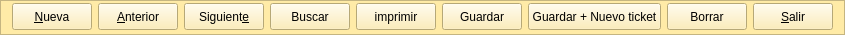
    <widget class="QFrame" name="frame_4">
     <property name="minimumSize">
      <size>
       <width>0</width>
       <height>35</height>
      </size>
     </property>
     <property name="maximumSize">
      <size>
       <width>16777215</width>
       <height>35</height>
      </size>
     </property>
     <property name="styleSheet">
      <string notr="true">background-color: rgb(255, 235, 167);</string>
     </property>
     <property name="frameShape">
      <enum>QFrame::StyledPanel</enum>
     </property>
     <property name="frameShadow">
      <enum>QFrame::Raised</enum>
     </property>
     <layout class="QHBoxLayout" name="horizontalLayout_2">
      <property name="topMargin">
       <number>2</number>
      </property>
      <item>
       <widget class="QPushButton" name="btnAnadir">
        <property name="minimumSize">
         <size>
          <width>0</width>
          <height>27</height>
         </size>
        </property>
        <property name="text">
         <string>&amp;Nueva</string>
        </property>
        <property name="icon">
         <iconset resource="terra.qrc">
          <normaloff>:/Icons/PNG/add.png</normaloff>:/Icons/PNG/add.png</iconset>
        </property>
        <property name="iconSize">
         <size>
          <width>24</width>
          <height>24</height>
         </size>
        </property>
       </widget>
      </item>
      <item>
       <widget class="QPushButton" name="btnAnterior">
        <property name="minimumSize">
         <size>
          <width>0</width>
          <height>27</height>
         </size>
        </property>
        <property name="text">
         <string>&amp;Anterior</string>
        </property>
        <property name="icon">
         <iconset resource="terra.qrc">
          <normaloff>:/Icons/PNG/Previous.png</normaloff>:/Icons/PNG/Previous.png</iconset>
        </property>
        <property name="iconSize">
         <size>
          <width>24</width>
          <height>24</height>
         </size>
        </property>
       </widget>
      </item>
      <item>
       <widget class="QPushButton" name="btnSiguiente">
        <property name="minimumSize">
         <size>
          <width>0</width>
          <height>27</height>
         </size>
        </property>
        <property name="text">
         <string>Siguient&amp;e</string>
        </property>
        <property name="icon">
         <iconset resource="terra.qrc">
          <normaloff>:/Icons/PNG/Next.png</normaloff>:/Icons/PNG/Next.png</iconset>
        </property>
        <property name="iconSize">
         <size>
          <width>24</width>
          <height>24</height>
         </size>
        </property>
       </widget>
      </item>
      <item>
       <widget class="QPushButton" name="btnBuscar">
        <property name="minimumSize">
         <size>
          <width>0</width>
          <height>27</height>
         </size>
        </property>
        <property name="text">
         <string>Buscar</string>
        </property>
        <property name="icon">
         <iconset resource="terra.qrc">
          <normaloff>:/Icons/PNG/search.png</normaloff>:/Icons/PNG/search.png</iconset>
        </property>
        <property name="iconSize">
         <size>
          <width>24</width>
          <height>24</height>
         </size>
        </property>
       </widget>
      </item>
      <item>
       <widget class="QPushButton" name="btnImprimir">
        <property name="minimumSize">
         <size>
          <width>0</width>
          <height>27</height>
         </size>
        </property>
        <property name="text">
         <string>imprimir</string>
        </property>
        <property name="icon">
         <iconset resource="terra.qrc">
          <normaloff>:/Icons/PNG/Print.png</normaloff>:/Icons/PNG/Print.png</iconset>
        </property>
        <property name="iconSize">
         <size>
          <width>24</width>
          <height>24</height>
         </size>
        </property>
       </widget>
      </item>
      <item>
       <widget class="QPushButton" name="btnGuardar">
        <property name="minimumSize">
         <size>
          <width>0</width>
          <height>27</height>
         </size>
        </property>
        <property name="text">
         <string>Guardar</string>
        </property>
        <property name="icon">
         <iconset resource="terra.qrc">
          <normaloff>:/Icons/PNG/Save.png</normaloff>:/Icons/PNG/Save.png</iconset>
        </property>
        <property name="iconSize">
         <size>
          <width>24</width>
          <height>24</height>
         </size>
        </property>
        <property name="shortcut">
         <string>Ctrl+S</string>
        </property>
       </widget>
      </item>
      <item>
       <widget class="QPushButton" name="btnGuardarAnadir">
        <property name="minimumSize">
         <size>
          <width>0</width>
          <height>27</height>
         </size>
        </property>
        <property name="text">
         <string>Guardar + Nuevo ticket</string>
        </property>
        <property name="icon">
         <iconset resource="terra.qrc">
          <normaloff>:/Icons/PNG/Save.png</normaloff>:/Icons/PNG/Save.png</iconset>
        </property>
        <property name="iconSize">
         <size>
          <width>24</width>
          <height>24</height>
         </size>
        </property>
       </widget>
      </item>
      <item>
       <widget class="QPushButton" name="btnBorrar">
        <property name="minimumSize">
         <size>
          <width>0</width>
          <height>27</height>
         </size>
        </property>
        <property name="text">
         <string>Borrar</string>
        </property>
        <property name="icon">
         <iconset resource="terra.qrc">
          <normaloff>:/Icons/PNG/delete.png</normaloff>:/Icons/PNG/delete.png</iconset>
        </property>
        <property name="iconSize">
         <size>
          <width>24</width>
          <height>24</height>
         </size>
        </property>
       </widget>
      </item>
      <item>
       <widget class="QPushButton" name="btnCerrar">
        <property name="minimumSize">
         <size>
          <width>0</width>
          <height>27</height>
         </size>
        </property>
        <property name="text">
         <string>&amp;Salir</string>
        </property>
        <property name="icon">
         <iconset resource="terra.qrc">
          <normaloff>:/Icons/PNG/Exit.png</normaloff>:/Icons/PNG/Exit.png</iconset>
        </property>
        <property name="iconSize">
         <size>
          <width>24</width>
          <height>24</height>
         </size>
        </property>
       </widget>
      </item>
     </layout>
    </widget>
